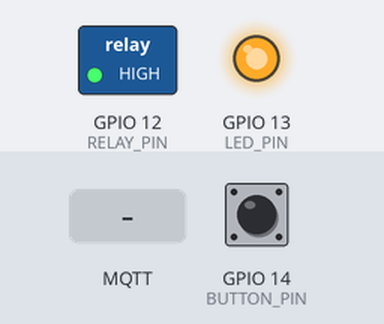
The program below on a simulated ESP8266 (NodeMCU). On the bench: switched loads named in the program (green lamp = pin HIGH), output pins drawn as LEDs (lit = HIGH). The test bench sets the inputs (shaded band); at power-on: GPIO 14 (BUTTON_PIN) HIGH. WiFi joins after 1.5 s; servers stay silent unless stated; no MQTT or app messages arrive unless stated; what the program prints to the serial monitor is not drawn.

Above: at 1.2 s.
1.3 s: MQTT message "1" arrives on the first subscribed topic
4.3 s: GPIO 14 (BUTTON_PIN) pulled LOW for 1 s
At 6.1 s:
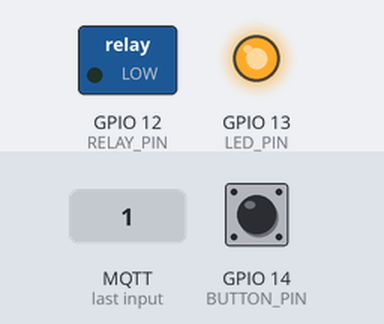
6.8 s: GPIO 14 (BUTTON_PIN) pulled LOW for 3.2 s
At 8.1 s:
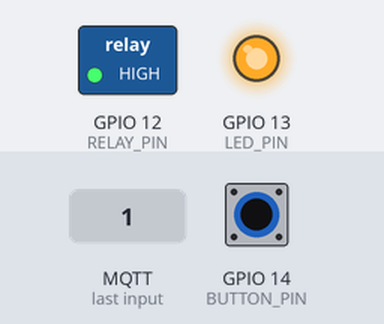
11.6 s: MQTT message "1" arrives on the second subscribed topic
At 12.0 s:
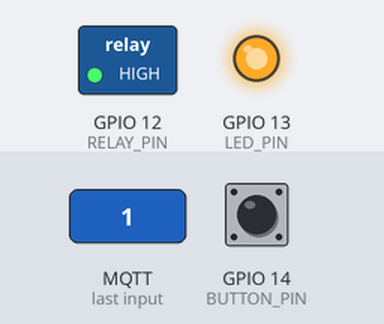
13.1 s: MQTT message "0" arrives on the first subscribed topic
At 13.4 s:
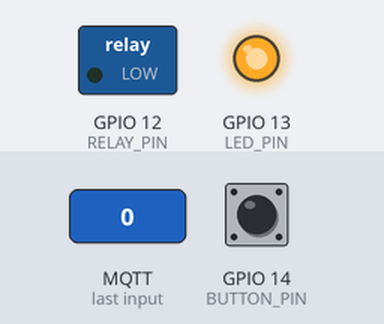
Timing chart, 0 to 15.6 s (numbered marks = the images above; inputs shaded):
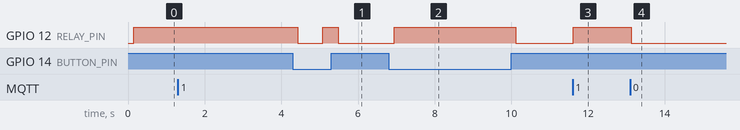

Measured:
- after the input at 1.3 s, every drawn part: stays the same
- after the input at 4.3 s, GPIO 12 (RELAY_PIN): HIGH → LOW after 0.13 s, → HIGH 0.66 s later, → LOW 0.40 s later
- after the input at 6.8 s, GPIO 12 (RELAY_PIN): LOW → HIGH after 0.14 s, → LOW 3.2 s later
- after the input at 11.6 s, GPIO 12 (RELAY_PIN): LOW → HIGH at once
- after the input at 13.1 s, GPIO 12 (RELAY_PIN): HIGH → LOW at once

The program:

main.cpp
```cpp
/*
   Simpleton Sonoff Ceiling Light firmware with MQTT support
   Supports OTA update
   David Pye (C) 2016 GNU GPL v3
*/

#include <ESP8266WiFi.h>
#include <PubSubClient.h>
#include <ESP8266mDNS.h>
#include <WiFiUdp.h>
#include <ArduinoOTA.h>

#define NAME "yourname"
#define SSID "yourssid"
#define PASS "yourwifipw"

//Defaults to DHCP, if you want a static IP, uncomment and
//configure below
//#define STATIC_IP
#ifdef STATIC_IP
IPAddress ip(192, 168, 0, 6);
IPAddress gateway(192, 168, 1, 1);
IPAddress subnet(255, 255, 0, 0);
#endif

#define MQTT_SERVER "192.168.1.50"
#define MQTT_PORT 1883

#define OTA_PASS "OTA_PW"
#define OTA_PORT 8266

#define CMNDTOPIC1 "cmnd/" NAME "/light"
#define CMNDTOPIC2 "cmnd/group/upstairs_lights"
#define STATUSTOPIC "status/" NAME "/light"

//#define BUTTON_PIN 0 //To use the onboard button
#define BUTTON_PIN 14 //To use the extra GPIO on the programming header to wire to the domestic light switch
#define RELAY_PIN 12
#define LED_PIN 13

volatile int desiredRelayState = 0;
volatile int relayState = 0;

unsigned long lastMQTTCheck = 0;

//Used by the GPIO debounce code (https://www.arduino.cc/en/Tutorial/Debounce)
bool lastButtonState = false;
bool buttonState = false;
unsigned long lastDebounceTime = -1;

WiFiClient espClient;
PubSubClient client(espClient);

void initWifi() {
  // We start by connecting to a WiFi network
  Serial.println();
  Serial.print("Connecting to ");
  Serial.println(SSID);
#ifdef STATIC_IP
  WiFi.config(ip, gateway, subnet);
#endif

  WiFi.begin(SSID, PASS);
  if (WiFi.status() == WL_CONNECTED) {
    Serial.println("WiFi connected");
    Serial.println("IP address: ");
    Serial.println(WiFi.localIP());
  }
  else Serial.println("WiFi not connected...");
}

void checkMQTTConnection() {
  Serial.print("Establishing MQTT connection: ");
  if (WiFi.status() == WL_CONNECTED && !client.connected()) {
    if (client.connect(NAME)) {
      Serial.println("connected");
      client.subscribe(CMNDTOPIC1);
      client.subscribe(CMNDTOPIC2);
    } else {
      Serial.print("failed, rc=");
      Serial.println(client.state());
    }
  }
  if (client.connected()) {
    //Keep LED off, it's in the ceiling!
  }
  else {
    digitalWrite(LED_PIN, HIGH);
  }
}

void MQTTcallback(char* topic, byte* payload, unsigned int length) {
  Serial.print("Message arrived [");
  Serial.print(topic);
  Serial.println("] ");

  if (!strcmp(topic, CMNDTOPIC1) || !strcmp(topic, CMNDTOPIC2)) {
    if ((char)payload[0] == '1' || ! strncasecmp_P((char *)payload, "on", length)) {
        desiredRelayState = 1;
    }
    else if ((char)payload[0] == '0' || ! strncasecmp_P((char *)payload, "off", length)) {
      desiredRelayState = 0;
    }
    else if ( ! strncasecmp_P((char *)payload, "toggle", length)) {
      desiredRelayState = !desiredRelayState;
    }
  }
}

void setup() {
  pinMode(RELAY_PIN, OUTPUT);
  digitalWrite(RELAY_PIN, LOW);
  pinMode(BUTTON_PIN, INPUT_PULLUP);
  pinMode(LED_PIN, OUTPUT);

  digitalWrite(LED_PIN, HIGH); //LED off.

  Serial.begin(115200);
  Serial.println("Init");
  initWifi();

  client.setServer(MQTT_SERVER, MQTT_PORT);
  client.setCallback(MQTTcallback);

  //OTA setup
  ArduinoOTA.setPort(OTA_PORT);
  ArduinoOTA.setHostname(NAME);
  ArduinoOTA.setPassword(OTA_PASS);
  ArduinoOTA.begin();

  //Connect to MQTT server.
  checkMQTTConnection();
  lastMQTTCheck = millis();
}

void loop() {
  if (millis() - lastMQTTCheck >= 5000) {
    checkMQTTConnection();
    lastMQTTCheck = millis();
  }

  client.loop(); //Process MQTT client events

  //Handler for over-the-air SW updates.
  ArduinoOTA.handle();

  //Read and debounce the button pin signal.
  int reading = digitalRead(BUTTON_PIN);
  if (reading != lastButtonState) {
    lastDebounceTime = millis();
  }

  if ((millis() - lastDebounceTime) > 100) {
    if (reading != buttonState) {
      buttonState = reading;
      desiredRelayState = !desiredRelayState;
    }
  }
  lastButtonState = reading;

  if (relayState != desiredRelayState) {
      digitalWrite(RELAY_PIN, desiredRelayState);
      relayState = desiredRelayState;
      client.publish(STATUSTOPIC, relayState == 0 ? "0" : "1");
  }
  delay(50);
}
```
